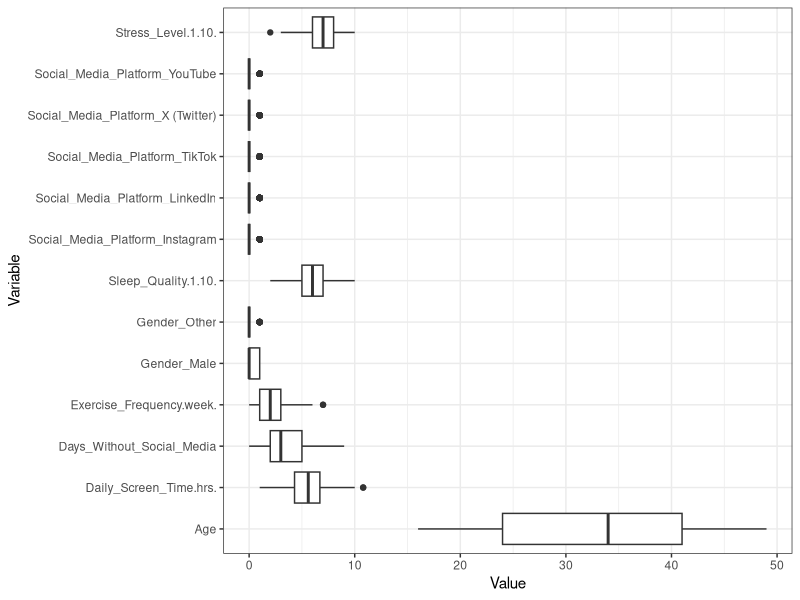
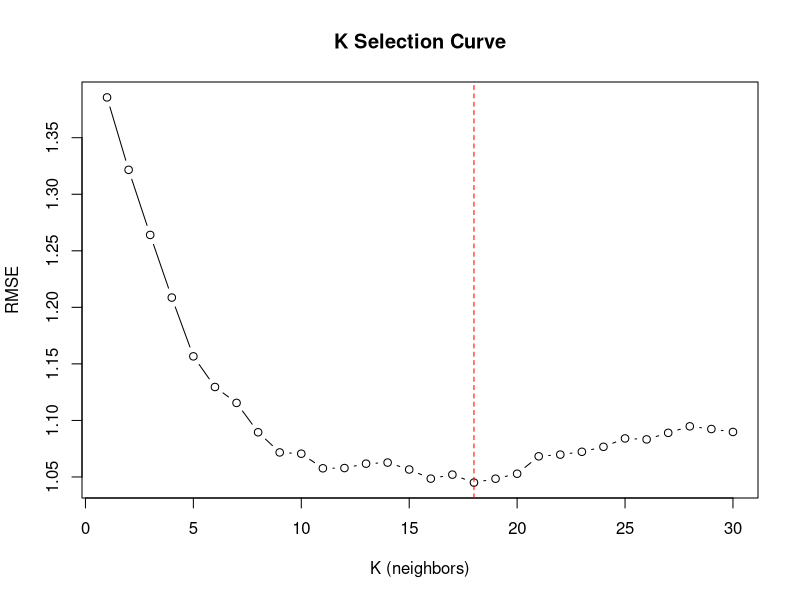
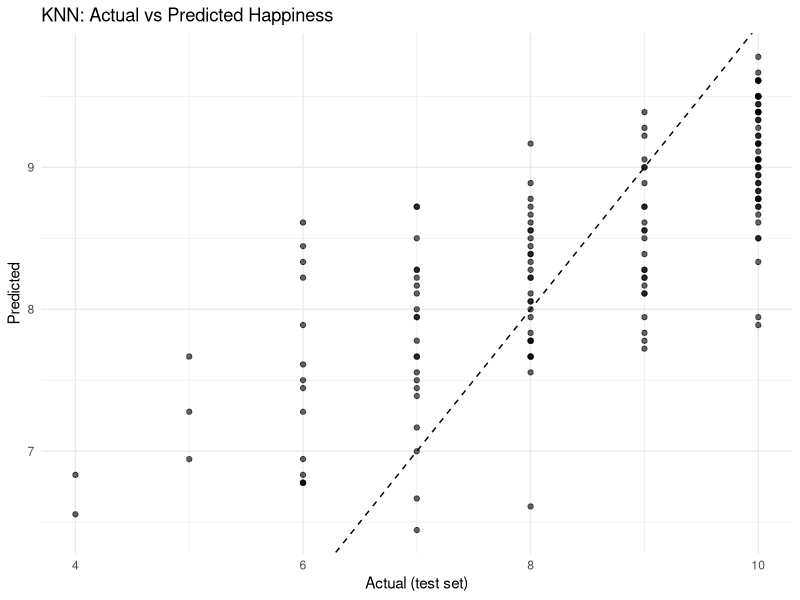
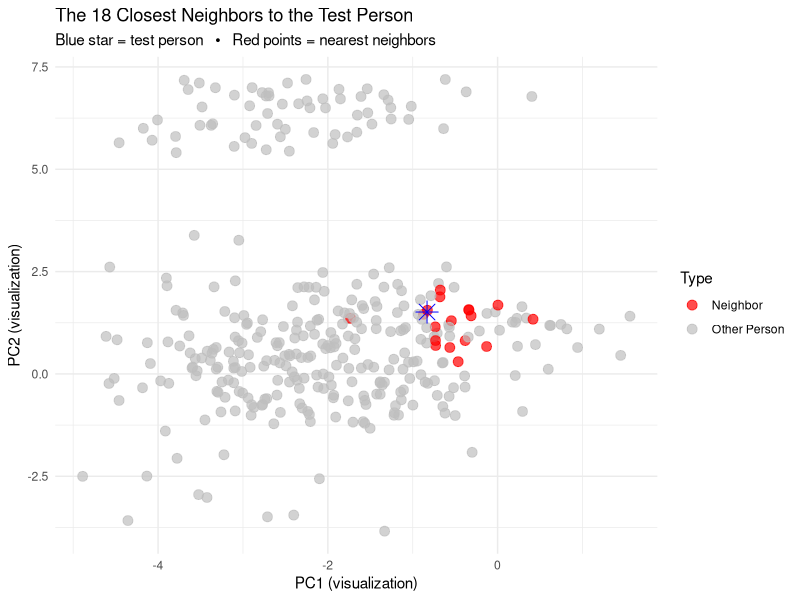

Write the R code that produced these figures, in order.

#load libraries
library(tidyverse)
#install.packages("fastDummies")
library(fastDummies)
#install.packages("FNN")
library(FNN)
library(ggplot2)
library(knitr)
library(kableExtra)

#research question
# Can we predict a person's happiness level based on persons with similar lifestyle?

#import data set
df <- read.csv("Mental_Health_and_Social_Media_Balance_Dataset.csv")

# Clean column names
names(df) <- make.names(names(df))

#make all data numeric (required for KNN)
## KNN predicts outcomes by comparing observations based on Euclidean distance between their feature values.
# This means all input variables must correctly reflect similarity.
# We use dummy variables for Gender & Social media because the categories have no natural numeric order, 
# and KNN relies on distance, so encoding Gender as 1,2,3 would incorrectly imply relationships that do not exist.

#the first dummy is the reference dummy (female & Facebook)
df <- fastDummies::dummy_cols(df,
                              select_columns = c("Gender", "Social_Media_Platform"),
                              remove_first_dummy = TRUE, #female baseline, and facebook too
                              remove_selected_columns = TRUE) #drop original colums
# remove ID only
df <- subset(df, select = -User_ID)
stopifnot(all(colSums(is.na(df)) == 0))  # will error if any NA

##visual check for outliers


df %>%
  pivot_longer(cols = -Happiness_Index.1.10., names_to = "Variable", values_to = "Value") %>%
  ggplot(aes(x = Variable, y = Value)) +
  geom_boxplot() +
  coord_flip() +
  theme_bw()


#There are no outliers that should be removed.
# We evaluated potential outliers using boxplots and determined that the observed extreme values 
# represent realistic behavioral variation (e.g., high screen time or high exercise frequency) rather 
# than data-entry errors. Since KNN is sensitive to scale, we standardized all predictor variables 
# instead of removing observations, ensuring that natural variation is retained while preventing 
# extreme values from disproportionately influencing distance calculations.

# train test split
set.seed(123) # make the random split reproducible
n <- nrow(df) # number of rows (people)
idx_train <- sample(seq_len(n), size = floor(0.7*n)) # pick 70% indices at random

train <- df[idx_train, ]  # training data (what the model "sees")
test  <- df[-idx_train, ] # test data (held-out, for honest evaluation)

#defining predictor x and target y
y_train <- train$Happiness_Index.1.10.  
y_test  <- test$Happiness_Index.1.10.

#KNN needs predictors (features) to compute distances; 
#the target is what we’re trying to predict and must be excluded from the distance calculation.
X_train <- subset(train, select = -Happiness_Index.1.10.) # all columns except target
X_test  <- subset(test,  select = -Happiness_Index.1.10.) # same for test

#if variables are on different scales, distance becomes unfair.
#scale(standardize)  all predictors variables
X_train_sc <- scale(X_train)
X_test_sc <- scale(
  X_test,
  center = attr(X_train_sc, "scaled:center"),
  scale = attr(X_train_sc, "scaled:scale")
)


#Tune K (find the best number of neighbors)
##FNN function uses euclidian distance by default
k_values <- 1:30
rmse_values <- sapply(k_values, function(k){
  pred_k <- knn.reg(train = X_train_sc, test = X_test_sc, y = y_train, k = k)$pred
  sqrt(mean((pred_k - y_test)^2))
})

best_k <- k_values[which.min(rmse_values)]
best_k

#Plot RMSE vs K
plot(k_values, rmse_values, type = "b",
     xlab = "K (neighbors)", ylab = "RMSE",
     main = "K Selection Curve")
abline(v = best_k, col = "red", lty = 2)

#Fit Final KNN Model Using Best K
final_pred <- knn.reg(train = X_train_sc, test = X_test_sc,
                      y = y_train, k = best_k)$pred

#Evaluate Model Performance
RMSE <- sqrt(mean((final_pred - y_test)^2)) # typical error size
MAE  <- mean(abs(final_pred - y_test))  # average absolute error
R2   <- 1 - sum((final_pred - y_test)^2) / sum((y_test - mean(y_test))^2) # variance explained

results_table <- data.frame(
  Metric = c("Best K", "RMSE", "MAE", "R²"),
  Value  = c(best_k, round(RMSE, 3), round(MAE, 3), round(R2, 3))
)


results_table |>
  kable(caption = "KNN Model Performance Metrics") |>
  kable_styling(full_width = FALSE, bootstrap_options = c("striped","hover"))





#Actual vs Predicted plot
ggplot(data.frame(Actual = y_test, Predicted = final_pred),
       aes(Actual, Predicted)) +
  geom_point(alpha = 0.6) +
  geom_abline(slope = 1, intercept = 0, linetype = 2) +
  labs(title = "KNN: Actual vs Predicted Happiness",
       x = "Actual (test set)", y = "Predicted") +
  theme_minimal()


## prediction example 

new_person <- data.frame(
  Age = 40, 
  Daily_Screen_Time.hrs. = 5,
  Sleep_Quality.1.10. = 6,
  Stress_Level.1.10. = 7,
  Days_Without_Social_Media = 0,
  Exercise_Frequency.week. = 5,
  Gender_Male = 0,
  Gender_Other = 0,
  Social_Media_Platform_TikTok = 1,
  Social_Media_Platform_YouTube = 0,
  Social_Media_Platform_LinkedIn = 0,
  Social_Media_Platform_Instagram = 0,
  Social_Media_Platform_X..Twitter.=0

)

# align columns with the training matrix (names & order)
missing <- setdiff(names(X_train), names(new_person))
if (length(missing)) new_person[missing] <- 0
new_person <- new_person[, names(X_train), drop = FALSE]


# Scale it using training scaling:
new_person_sc <- scale(new_person,
                       center = attr(X_train_sc, "scaled:center"),
                       scale  = attr(X_train_sc, "scaled:scale"))

# Predict:
predicted_happiness <- knn.reg(train = X_train_sc, test = new_person_sc, 
                               y = y_train, k = best_k)$pred
predicted_happiness





library(FNN)
library(ggplot2)
library(dplyr)

#picks one test person (test_row <- 5),
#finds their K (= best_k) nearest neighbors in the scaled space,
#uses PCA to get 2D coordinates just for plotting,
#marks neighbors in red and the test person as a blue star,
#plots them.
# explains how KNN actually works

# Pick a test person to visualize 
test_row <- 10

# Get the 18 nearest neighbors (using the scaled training matrix)
kn <- get.knnx(X_train_sc, X_test_sc[test_row, , drop = FALSE], k = best_k)
nbr_idx <- as.vector(kn$nn.index)   # indices of closest training rows

# PCA to get 2D coordinates for plotting
pca <- prcomp(X_train_sc, center = FALSE, scale. = FALSE)
scores_train <- as.data.frame(predict(pca, X_train_sc))
scores_test  <- as.data.frame(predict(pca, X_test_sc[test_row, , drop = FALSE]))

# Keep only first two components; if PC2 doesn't exist, create it
if(ncol(scores_train) < 2) {
  scores_train$PC2 <- 0
  scores_test$PC2 <- 0
}
scores_train <- scores_train[,1:2]
scores_test  <- scores_test[,1:2]
colnames(scores_train) <- c("PC1","PC2")
colnames(scores_test)  <- c("PC1","PC2")

# Mark which points are neighbors
scores_train$Type <- "Other Person"
scores_train$Type[nbr_idx] <- "Neighbor"

# Plot
ggplot() +
  geom_point(data = scores_train, aes(PC1, PC2, color = Type), alpha = 0.7, size = 3) +
  geom_point(data = scores_test, aes(PC1, PC2), shape = 8, size = 5, color = "blue") +  # star = test person
  scale_color_manual(values = c("Neighbor" = "red", "Other Person" = "grey")) +
  labs(title = paste("The", best_k, "Closest Neighbors to the Test Person"),
       subtitle = "Blue star = test person   •   Red points = nearest neighbors",
       x = "PC1 (visualization)", y = "PC2 (visualization)") +
  theme_minimal()
